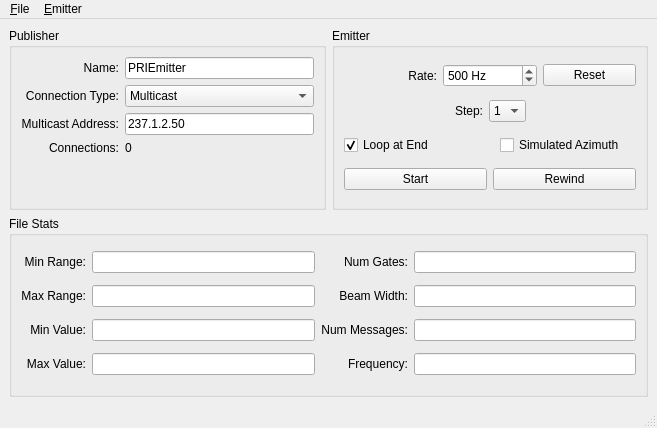
<ui version="4.0" >
 <class>MainWindow</class>
 <widget class="QMainWindow" name="MainWindow" >
  <property name="geometry" >
   <rect>
    <x>0</x>
    <y>0</y>
    <width>657</width>
    <height>428</height>
   </rect>
  </property>
  <property name="sizePolicy" >
   <sizepolicy vsizetype="Minimum" hsizetype="Minimum" >
    <horstretch>0</horstretch>
    <verstretch>0</verstretch>
   </sizepolicy>
  </property>
  <property name="windowTitle" >
   <string>PPI</string>
  </property>
  <widget class="QWidget" name="centralwidget" >
   <layout class="QVBoxLayout" >
    <item>
     <layout class="QHBoxLayout" >
      <item>
       <widget class="QGroupBox" name="groupBox" >
        <property name="sizePolicy" >
         <sizepolicy vsizetype="Minimum" hsizetype="Minimum" >
          <horstretch>0</horstretch>
          <verstretch>0</verstretch>
         </sizepolicy>
        </property>
        <property name="title" >
         <string>Publisher</string>
        </property>
        <layout class="QGridLayout" >
         <item row="0" column="0" >
          <widget class="QLabel" name="label_2" >
           <property name="sizePolicy" >
            <sizepolicy vsizetype="Preferred" hsizetype="Minimum" >
             <horstretch>0</horstretch>
             <verstretch>0</verstretch>
            </sizepolicy>
           </property>
           <property name="text" >
            <string>Name:</string>
           </property>
           <property name="alignment" >
            <set>Qt::AlignRight|Qt::AlignTrailing|Qt::AlignVCenter</set>
           </property>
          </widget>
         </item>
         <item row="0" column="1" >
          <widget class="QLineEdit" name="name_" >
           <property name="sizePolicy" >
            <sizepolicy vsizetype="Fixed" hsizetype="Expanding" >
             <horstretch>1</horstretch>
             <verstretch>0</verstretch>
            </sizepolicy>
           </property>
           <property name="text" >
            <string>PRIEmitter</string>
           </property>
          </widget>
         </item>
         <item row="1" column="0" >
          <widget class="QLabel" name="label_4" >
           <property name="text" >
            <string>Connection Type:</string>
           </property>
           <property name="alignment" >
            <set>Qt::AlignRight|Qt::AlignTrailing|Qt::AlignVCenter</set>
           </property>
          </widget>
         </item>
         <item row="1" column="1" >
          <widget class="QComboBox" name="connectionType_" >
           <property name="sizePolicy" >
            <sizepolicy vsizetype="Fixed" hsizetype="Preferred" >
             <horstretch>1</horstretch>
             <verstretch>0</verstretch>
            </sizepolicy>
           </property>
           <property name="currentIndex" >
            <number>1</number>
           </property>
           <item>
            <property name="text" >
             <string>TCP</string>
            </property>
           </item>
           <item>
            <property name="text" >
             <string>Multicast</string>
            </property>
           </item>
          </widget>
         </item>
         <item row="2" column="0" >
          <widget class="QLabel" name="label_5" >
           <property name="text" >
            <string>Multicast Address:</string>
           </property>
           <property name="alignment" >
            <set>Qt::AlignRight|Qt::AlignTrailing|Qt::AlignVCenter</set>
           </property>
          </widget>
         </item>
         <item row="2" column="1" >
          <widget class="QLineEdit" name="address_" >
           <property name="enabled" >
            <bool>true</bool>
           </property>
           <property name="sizePolicy" >
            <sizepolicy vsizetype="Fixed" hsizetype="Expanding" >
             <horstretch>1</horstretch>
             <verstretch>0</verstretch>
            </sizepolicy>
           </property>
           <property name="text" >
            <string>237.1.2.50</string>
           </property>
          </widget>
         </item>
         <item row="3" column="0" >
          <widget class="QLabel" name="label_6" >
           <property name="text" >
            <string>Connections:</string>
           </property>
           <property name="alignment" >
            <set>Qt::AlignRight|Qt::AlignTop|Qt::AlignTrailing</set>
           </property>
          </widget>
         </item>
         <item row="3" column="1" >
          <widget class="QLabel" name="connections_" >
           <property name="text" >
            <string>0</string>
           </property>
           <property name="alignment" >
            <set>Qt::AlignLeading|Qt::AlignLeft|Qt::AlignTop</set>
           </property>
          </widget>
         </item>
        </layout>
       </widget>
      </item>
      <item>
       <widget class="QGroupBox" name="groupBox_2" >
        <property name="sizePolicy" >
         <sizepolicy vsizetype="Minimum" hsizetype="Minimum" >
          <horstretch>0</horstretch>
          <verstretch>0</verstretch>
         </sizepolicy>
        </property>
        <property name="title" >
         <string>Emitter</string>
        </property>
        <layout class="QVBoxLayout" >
         <item>
          <layout class="QHBoxLayout" >
           <item>
            <widget class="QLabel" name="label_3" >
             <property name="text" >
              <string>Rate:</string>
             </property>
             <property name="alignment" >
              <set>Qt::AlignRight|Qt::AlignTrailing|Qt::AlignVCenter</set>
             </property>
            </widget>
           </item>
           <item>
            <widget class="QSpinBox" name="frequency_" >
             <property name="sizePolicy" >
              <sizepolicy vsizetype="Fixed" hsizetype="Preferred" >
               <horstretch>0</horstretch>
               <verstretch>0</verstretch>
              </sizepolicy>
             </property>
             <property name="keyboardTracking" >
              <bool>false</bool>
             </property>
             <property name="suffix" >
              <string> Hz</string>
             </property>
             <property name="minimum" >
              <number>1</number>
             </property>
             <property name="maximum" >
              <number>99999</number>
             </property>
             <property name="value" >
              <number>500</number>
             </property>
            </widget>
           </item>
           <item>
            <widget class="QPushButton" name="resetRate_" >
             <property name="text" >
              <string>Reset</string>
             </property>
            </widget>
           </item>
          </layout>
         </item>
         <item>
          <layout class="QHBoxLayout" >
           <item>
            <spacer>
             <property name="orientation" >
              <enum>Qt::Horizontal</enum>
             </property>
             <property name="sizeHint" >
              <size>
               <width>5</width>
               <height>5</height>
              </size>
             </property>
            </spacer>
           </item>
           <item>
            <widget class="QLabel" name="label" >
             <property name="text" >
              <string>Step:</string>
             </property>
             <property name="alignment" >
              <set>Qt::AlignRight|Qt::AlignTrailing|Qt::AlignVCenter</set>
             </property>
            </widget>
           </item>
           <item>
            <widget class="QComboBox" name="step_" >
             <item>
              <property name="text" >
               <string>1</string>
              </property>
             </item>
             <item>
              <property name="text" >
               <string>2</string>
              </property>
             </item>
             <item>
              <property name="text" >
               <string>3</string>
              </property>
             </item>
             <item>
              <property name="text" >
               <string>4</string>
              </property>
             </item>
             <item>
              <property name="text" >
               <string>5</string>
              </property>
             </item>
            </widget>
           </item>
           <item>
            <spacer>
             <property name="orientation" >
              <enum>Qt::Horizontal</enum>
             </property>
             <property name="sizeHint" >
              <size>
               <width>5</width>
               <height>5</height>
              </size>
             </property>
            </spacer>
           </item>
          </layout>
         </item>
         <item>
          <layout class="QHBoxLayout" >
           <property name="spacing" >
            <number>20</number>
           </property>
           <item>
            <widget class="QCheckBox" name="loopAtEnd_" >
             <property name="text" >
              <string>Loop at End</string>
             </property>
             <property name="checked" >
              <bool>true</bool>
             </property>
            </widget>
           </item>
           <item>
            <widget class="QCheckBox" name="simAz_" >
             <property name="text" >
              <string>Simulated Azimuth</string>
             </property>
            </widget>
           </item>
          </layout>
         </item>
         <item>
          <layout class="QHBoxLayout" >
           <item>
            <widget class="QPushButton" name="startStop_" >
             <property name="text" >
              <string>Start</string>
             </property>
             <property name="shortcut" >
              <string/>
             </property>
            </widget>
           </item>
           <item>
            <widget class="QPushButton" name="rewind_" >
             <property name="text" >
              <string>Rewind</string>
             </property>
             <property name="shortcut" >
              <string/>
             </property>
            </widget>
           </item>
          </layout>
         </item>
        </layout>
       </widget>
      </item>
     </layout>
    </item>
    <item>
     <widget class="QGroupBox" name="groupBox_3" >
      <property name="sizePolicy" >
       <sizepolicy vsizetype="Minimum" hsizetype="Minimum" >
        <horstretch>0</horstretch>
        <verstretch>0</verstretch>
       </sizepolicy>
      </property>
      <property name="title" >
       <string>File Stats</string>
      </property>
      <layout class="QGridLayout" >
       <item row="0" column="0" >
        <widget class="QLabel" name="label_7" >
         <property name="text" >
          <string>Min Range:</string>
         </property>
         <property name="alignment" >
          <set>Qt::AlignRight|Qt::AlignTrailing|Qt::AlignVCenter</set>
         </property>
        </widget>
       </item>
       <item row="0" column="1" >
        <widget class="QLineEdit" name="rangeMin_" >
         <property name="sizePolicy" >
          <sizepolicy vsizetype="Fixed" hsizetype="Minimum" >
           <horstretch>1</horstretch>
           <verstretch>0</verstretch>
          </sizepolicy>
         </property>
         <property name="maxLength" >
          <number>8</number>
         </property>
         <property name="readOnly" >
          <bool>true</bool>
         </property>
        </widget>
       </item>
       <item row="0" column="2" >
        <widget class="QLabel" name="label_12" >
         <property name="text" >
          <string>Num Gates:</string>
         </property>
         <property name="alignment" >
          <set>Qt::AlignRight|Qt::AlignTrailing|Qt::AlignVCenter</set>
         </property>
        </widget>
       </item>
       <item row="0" column="3" >
        <widget class="QLineEdit" name="pulseSize_" >
         <property name="sizePolicy" >
          <sizepolicy vsizetype="Fixed" hsizetype="Minimum" >
           <horstretch>1</horstretch>
           <verstretch>0</verstretch>
          </sizepolicy>
         </property>
         <property name="maxLength" >
          <number>8</number>
         </property>
         <property name="readOnly" >
          <bool>true</bool>
         </property>
        </widget>
       </item>
       <item row="1" column="0" >
        <widget class="QLabel" name="label_8" >
         <property name="text" >
          <string>Max Range:</string>
         </property>
         <property name="alignment" >
          <set>Qt::AlignRight|Qt::AlignTrailing|Qt::AlignVCenter</set>
         </property>
        </widget>
       </item>
       <item row="1" column="1" >
        <widget class="QLineEdit" name="rangeMax_" >
         <property name="sizePolicy" >
          <sizepolicy vsizetype="Fixed" hsizetype="Minimum" >
           <horstretch>1</horstretch>
           <verstretch>0</verstretch>
          </sizepolicy>
         </property>
         <property name="readOnly" >
          <bool>true</bool>
         </property>
        </widget>
       </item>
       <item row="1" column="2" >
        <widget class="QLabel" name="label_11" >
         <property name="text" >
          <string>Beam Width:</string>
         </property>
         <property name="alignment" >
          <set>Qt::AlignRight|Qt::AlignTrailing|Qt::AlignVCenter</set>
         </property>
        </widget>
       </item>
       <item row="1" column="3" >
        <widget class="QLineEdit" name="beamWidth_" >
         <property name="sizePolicy" >
          <sizepolicy vsizetype="Fixed" hsizetype="Minimum" >
           <horstretch>1</horstretch>
           <verstretch>0</verstretch>
          </sizepolicy>
         </property>
         <property name="readOnly" >
          <bool>true</bool>
         </property>
        </widget>
       </item>
       <item row="2" column="0" >
        <widget class="QLabel" name="label_9" >
         <property name="text" >
          <string>Min Value:</string>
         </property>
         <property name="alignment" >
          <set>Qt::AlignRight|Qt::AlignTrailing|Qt::AlignVCenter</set>
         </property>
        </widget>
       </item>
       <item row="2" column="1" >
        <widget class="QLineEdit" name="valueMin_" >
         <property name="sizePolicy" >
          <sizepolicy vsizetype="Fixed" hsizetype="Minimum" >
           <horstretch>1</horstretch>
           <verstretch>0</verstretch>
          </sizepolicy>
         </property>
         <property name="readOnly" >
          <bool>true</bool>
         </property>
        </widget>
       </item>
       <item row="2" column="2" >
        <widget class="QLabel" name="label_13" >
         <property name="text" >
          <string>Num Messages:</string>
         </property>
         <property name="alignment" >
          <set>Qt::AlignRight|Qt::AlignTrailing|Qt::AlignVCenter</set>
         </property>
        </widget>
       </item>
       <item row="2" column="3" >
        <widget class="QLineEdit" name="pulseCount_" >
         <property name="sizePolicy" >
          <sizepolicy vsizetype="Fixed" hsizetype="Minimum" >
           <horstretch>1</horstretch>
           <verstretch>0</verstretch>
          </sizepolicy>
         </property>
         <property name="readOnly" >
          <bool>true</bool>
         </property>
        </widget>
       </item>
       <item row="3" column="0" >
        <widget class="QLabel" name="label_10" >
         <property name="text" >
          <string>Max Value:</string>
         </property>
         <property name="alignment" >
          <set>Qt::AlignRight|Qt::AlignTrailing|Qt::AlignVCenter</set>
         </property>
        </widget>
       </item>
       <item row="3" column="1" >
        <widget class="QLineEdit" name="valueMax_" >
         <property name="sizePolicy" >
          <sizepolicy vsizetype="Fixed" hsizetype="Minimum" >
           <horstretch>1</horstretch>
           <verstretch>0</verstretch>
          </sizepolicy>
         </property>
         <property name="readOnly" >
          <bool>true</bool>
         </property>
        </widget>
       </item>
       <item row="3" column="2" >
        <widget class="QLabel" name="label_14" >
         <property name="text" >
          <string>Frequency:</string>
         </property>
         <property name="alignment" >
          <set>Qt::AlignRight|Qt::AlignTrailing|Qt::AlignVCenter</set>
         </property>
        </widget>
       </item>
       <item row="3" column="3" >
        <widget class="QLineEdit" name="fileFrequency_" >
         <property name="sizePolicy" >
          <sizepolicy vsizetype="Fixed" hsizetype="Minimum" >
           <horstretch>1</horstretch>
           <verstretch>0</verstretch>
          </sizepolicy>
         </property>
         <property name="readOnly" >
          <bool>true</bool>
         </property>
        </widget>
       </item>
      </layout>
     </widget>
    </item>
   </layout>
  </widget>
  <widget class="QMenuBar" name="menubar" >
   <property name="geometry" >
    <rect>
     <x>0</x>
     <y>0</y>
     <width>657</width>
     <height>22</height>
    </rect>
   </property>
   <widget class="QMenu" name="menuFile_" >
    <property name="title" >
     <string>&amp;File</string>
    </property>
    <widget class="QMenu" name="menuRecentFiles_" >
     <property name="title" >
      <string>&amp;Recent Files</string>
     </property>
    </widget>
    <addaction name="actionFileOpen_" />
    <addaction name="menuRecentFiles_" />
   </widget>
   <widget class="QMenu" name="menuEmitter_" >
    <property name="title" >
     <string>&amp;Emitter</string>
    </property>
    <addaction name="actionEmitterStart_" />
    <addaction name="actionEmitterRewind_" />
   </widget>
   <addaction name="menuFile_" />
   <addaction name="menuEmitter_" />
  </widget>
  <widget class="QStatusBar" name="statusbar" />
  <action name="actionFileOpen_" >
   <property name="text" >
    <string>&amp;Open...</string>
   </property>
   <property name="shortcut" >
    <string>Ctrl+O</string>
   </property>
  </action>
  <action name="actionEmitterStart_" >
   <property name="enabled" >
    <bool>false</bool>
   </property>
   <property name="text" >
    <string>&amp;Start</string>
   </property>
   <property name="shortcut" >
    <string>Ctrl+S</string>
   </property>
  </action>
  <action name="actionEmitterRewind_" >
   <property name="enabled" >
    <bool>false</bool>
   </property>
   <property name="text" >
    <string>&amp;Reset</string>
   </property>
   <property name="shortcut" >
    <string>Ctrl+R</string>
   </property>
  </action>
  <action name="actionRecentFilesClear_" >
   <property name="text" >
    <string>Clear &amp;Menu</string>
   </property>
   <property name="iconText" >
    <string>Clear Menu</string>
   </property>
  </action>
 </widget>
 <resources/>
 <connections/>
</ui>
